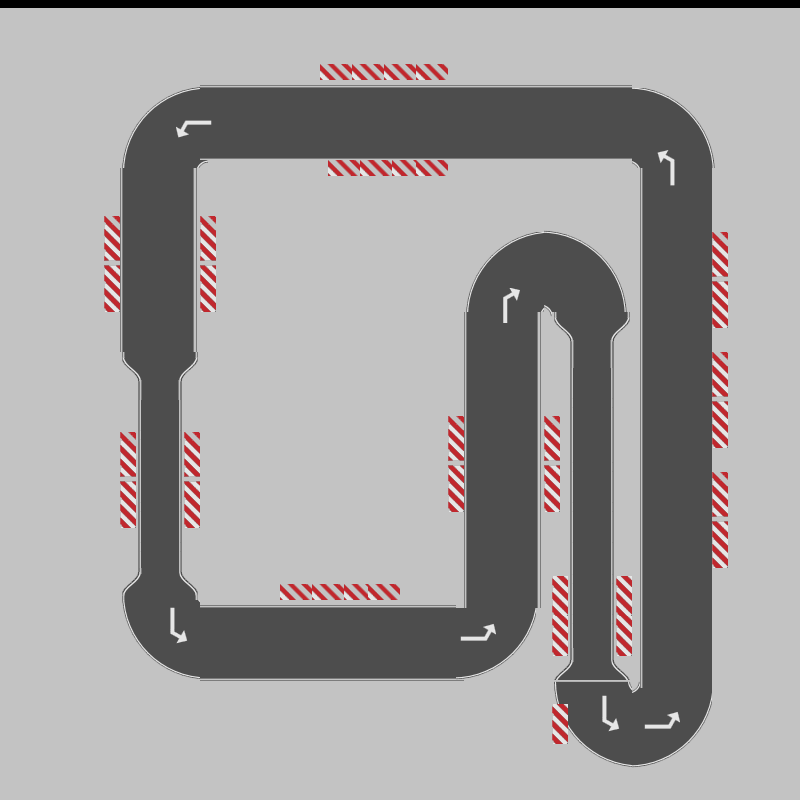

Tiled map render using the project's own tile images. Description and the map definition, with tile-layer contents summarised, below:
An orthogonal 100x100 tile map with 8x8 px tiles, 2 tile layers (Tile Layer 1, Tile Layer 2) and 28 objects (1, 2, 18, CarSpawn).

<map version="1.0" orientation="orthogonal" renderorder="right-down" width="100" height="100" tilewidth="8" tileheight="8">
 <tileset firstgid="1" name="Roads" tilewidth="8" tileheight="8">
  <image source="Roads.png" trans="ff00ff" width="800" height="842" />
 </tileset>
 <layer name="Tile Layer 1" width="100" height="100">
  <data>[10000 cells, 9900 non-empty, 16 distinct tile ids]</data>
 </layer>
 <layer name="Tile Layer 2" width="100" height="100">
  <data>[10000 cells, 3932 non-empty, 1093 distinct tile ids]</data>
 </layer>
 <objectgroup name="Collision">
  <object x="640" y="687">
   <polyline points="0,0 1,-515 -12,-529 -435,-528 -447,-518 -446,-342 -446,-324 -461,-309 -461,-114 -459,-106 -445,-95 -445,-88 -443,-79 -176,-79 -175,-378 -159,-417 -120,-452 -96,-456 -75,-454 -62,-446 -48,-437 -36,-423 -22,-399 -17,-374 -16,-365 -24,-354 -27,-347 -29,-328 -29,-307 -28,-27 -19,-9 -10,8 -2,0 1,-180" />
  </object>
  <object x="712" y="688">
   <polyline points="0,0 -1,-526 -10,-548 -17,-568 -47,-593 -85,-601 -514,-599 -544,-591 -564,-572 -583,-549 -591,-515 -593,-476 -592,-412 -592,-355 -592,-329 -575,-311 -573,-276 -574,-247 -574,-148 -572,-122 -574,-108 -588,-99 -591,-85 -583,-57 -557,-25 -526,-12 -499,-7 -252,-7 -208,-25 -194,-43 -174,-83 -174,-374 -165,-379 -158,-372 -150,-362 -141,-353 -141,-20 -158,-6 -152,27 -130,58 -86,79 -51,75 -20,43 -3,13 2,-8" />
  </object>
 </objectgroup>
 <objectgroup name="MapMarks">
  <object name="1" x="641.333" y="581.333">
   <polyline points="0,0 69.3333,0" />
  </object>
  <object name="2" x="637.333" y="164">
   <polyline points="0,0 46.6667,-54.6667" />
  </object>
  <object name="18" x="640" y="658">
   <polyline points="0,0 71.3333,0" />
  </object>
  <object x="204" y="156">
   <polyline points="0,0 -36,-57" />
  </object>
  <object x="193" y="173">
   <polyline points="0,0 -67,-20" />
  </object>
  <object x="183" y="583">
   <polyline points="0,0 -56,31" />
  </object>
  <object x="197" y="607">
   <polyline points="0,0 -25,62" />
  </object>
  <object x="233" y="607">
   <polyline points="0,0 -2,73" />
  </object>
  <object x="465" y="607">
   <polyline points="0,0 50,36" />
  </object>
  <object x="464" y="576">
   <polyline points="0,0 74,0" />
  </object>
  <object x="547" y="230">
   <polyline points="0,0 0,78" />
  </object>
  <object x="612" y="279">
   <polyline points="0,0 -55,44" />
  </object>
  <object x="611" y="345">
   <polyline points="0,0 -38,0" />
  </object>
  <object x="620" y="671">
   <polyline points="0,0 -59,32" />
  </object>
  <object x="630" y="694">
   <polyline points="0,0 -15,69" />
  </object>
  <object x="642" y="686">
   <polyline points="0,0 57,30" />
  </object>
  <object x="597" y="157">
   <polyline points="0,0 0,-72" />
  </object>
  <object x="194" y="199">
   <polyline points="0,0 -73,-2" />
  </object>
  <object x="475" y="283">
   <polyline points="0,0 61,36" />
  </object>
  <object x="465" y="340">
   <polyline points="0,0 71,1" />
  </object>
  <object x="641" y="185">
   <polyline points="0,0 69,0" />
  </object>
  <object x="217" y="158">
   <polyline points="0,0 0,-72" />
  </object>
  <object x="178" y="559">
   <polyline points="0,0 -40,0" />
  </object>
  <object x="611" y="657">
   <polyline points="0,0 -39,0" />
  </object>
  <object x="446" y="608">
   <polyline points="0,0 1,73" />
  </object>
 </objectgroup>
 <objectgroup name="Positions">
  <object name="CarSpawn" x="667" y="610" width="8" height="6" />
 </objectgroup>
</map>